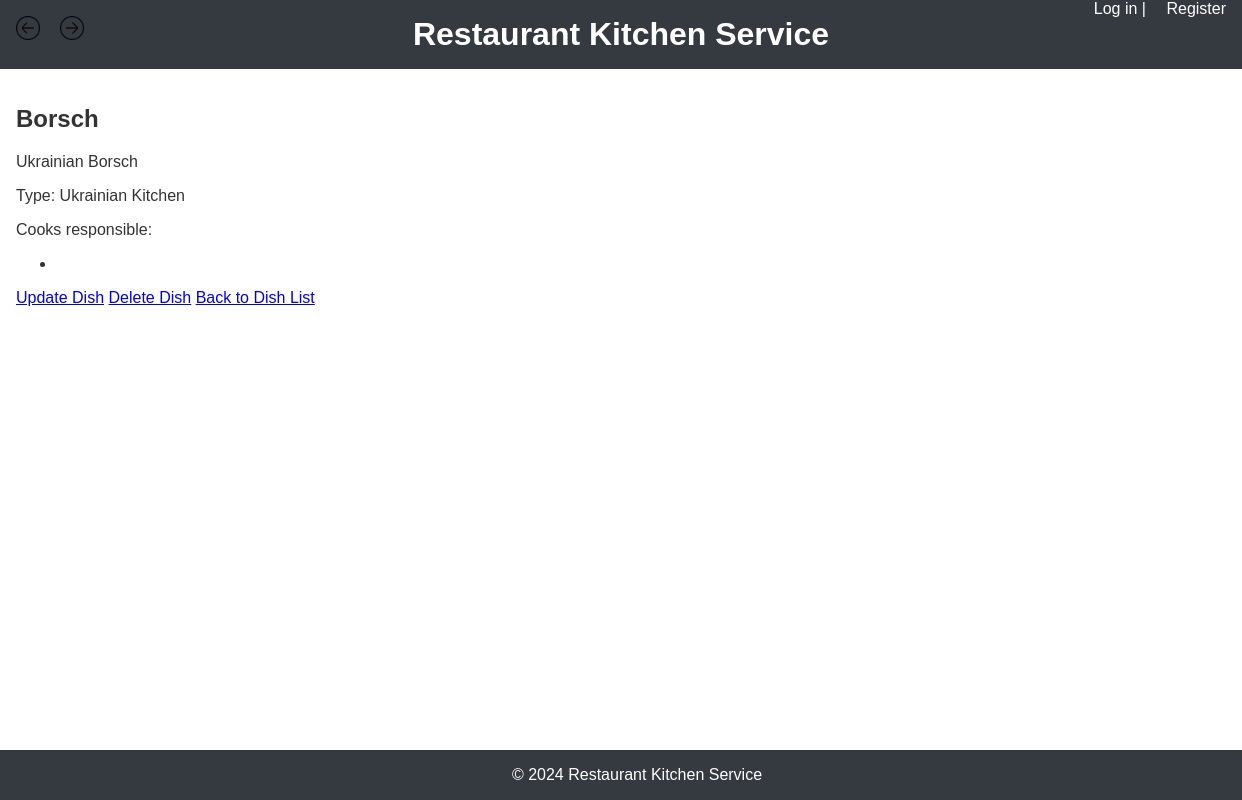
Page /kitchen/dishes/1/ on the committed database.
### kitchen/models.py (models this page shows, shortened)
class Dish(models.Model):
    name = models.CharField(max_length=255)
    description = models.TextField()
    price = models.DecimalField(max_digits=10, decimal_places=2)
    dish_type = models.ForeignKey(DishType, on_delete=models.CASCADE, related_name="dishes")
    cooks = models.ManyToManyField(Cook, related_name="dishes")

class DishType(models.Model):
    name = models.CharField(max_length=255)

### kitchen/views.py (the view)
# urls.py: path('dishes/<int:pk>/', DishDetailView.as_view(), name='dish_detail'),
class DishDetailView(DetailView):
    model = Dish
    template_name = 'kitchen/dish_detail.html'
    context_object_name = 'dish'

### templates/kitchen/dish_detail.html (shortened to what this page needs)
{% extends "base.html" %}
{% block content %}
<h2>{{ dish.name }}</h2>
<p>{{ dish.description }}</p>
<p>Type: {{ dish.dish_type.name }}</p>
<p>Cooks responsible:</p>
<ul>
    {% for cook in dish.cooks.all %}
        <li>{{ cook.name }}</li>
    {% endfor %}
</ul>
<a href="{% url 'kitchen:dish_update' dish.pk %}">Update Dish</a>
<a href="{% url 'kitchen:dish_delete' dish.pk %}">Delete Dish</a>
<a href="{% url 'kitchen:dish_list' %}">Back to Dish List</a>
{% endblock %}

### static/css/styles.css (style rules this page uses)
body { font-family: Arial, sans-serif; margin: 0; padding: 0; color: #333; }

### rows in the picture
Dish: name "Borsch", description "Ukrainian Borsch", dish_type.name "Ukrainian Kitchen"
